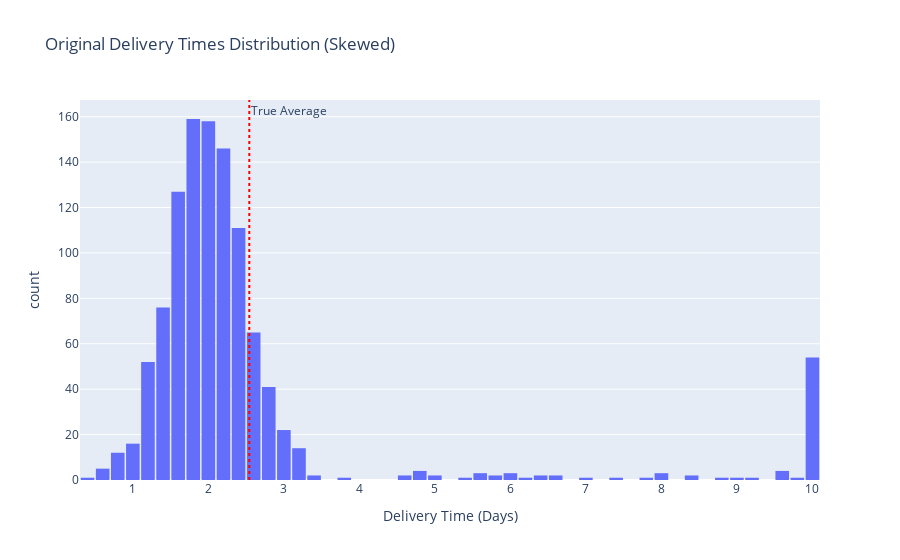

Notebook code cell kept with this figure:
### Markdown cell above
### 5. Create Interactive Visualizations

### Code cell
# Plot 1: Original Data Distribution
fig1 = px.histogram(
                        x=delivery_times,
                        nbins=50,
                        title="Original Delivery Times Distribution (Skewed)",
                        labels={'x': 'Delivery Time (Days)', 'y': 'Number of Orders'}
                )
fig1.update_layout(bargap=0.1)
fig1.add_vline(x=population_mean, line_dash="dot", 
              line_color="red", annotation_text="True Average")

### Figure 1 — Plotly figure (JSON) as saved in the notebook; plotly's stock layout.template omitted (floating-point values rounded to 4 significant figures; data arrays with more than 128 entries replaced by an {"elided": "..."} marker saying what was removed)
{"data": [{"alignmentgroup": "True", "bingroup": "x", "hovertemplate": "Delivery Time (Days)=%{x}<br>count=%{y}<extra></extra>", "legendgroup": "", "marker": {"color": "#636efa", "pattern": {"shape": ""}}, "name": "", "nbinsx": 50, "offsetgroup": "", "orientation": "v", "showlegend": false, "type": "histogram", "x": {"elided": "1100 float values"}, "xaxis": "x", "yaxis": "y"}], "layout": {"annotations": [{"showarrow": false, "text": "True Average", "x": 2.542, "xanchor": "left", "xref": "x", "y": 1, "yanchor": "top", "yref": "y domain"}], "bargap": 0.1, "barmode": "relative", "legend": {"tracegroupgap": 0}, "shapes": [{"line": {"color": "red", "dash": "dot"}, "type": "line", "x0": 2.542, "x1": 2.542, "xref": "x", "y0": 0, "y1": 1, "yref": "y domain"}], "title": {"text": "Original Delivery Times Distribution (Skewed)"}, "xaxis": {"anchor": "y", "domain": [0, 1], "title": {"text": "Delivery Time (Days)"}}, "yaxis": {"anchor": "x", "domain": [0, 1], "title": {"text": "count"}}}}
